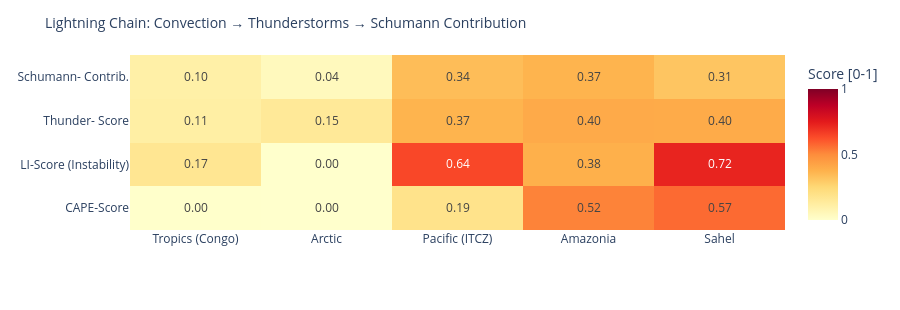

The notebook cell this image was saved under:
### Code cell
# ============================================================
# LIGHTNING CHAIN: Convection → Thunderstorms → Schumann
# Shows the causal chain per measurement point as heatmap
# ============================================================

def cape_score(v):
    """CAPE → normalized score [0,1]"""
    if v is None or pd.isna(v): return 0.0
    return min(1.0, float(v) / 3000)

def li_score(v):
    """Lifted Index: negative = unstable → score [0,1]"""
    if v is None or pd.isna(v): return 0.3
    return min(1.0, max(0.0, (-float(v) + 6) / 12))

def cloud_score(v):
    if v is None or pd.isna(v): return 0.3
    return float(v) / 100

def thunder_score(row):
    """Kombinierter Gewitterwahrscheinlichkeits-Score
    CAPE + LI + Bedeckung + WMO-Gewitter + konvektiver Niederschlag (showers)
    Hinweis: X-Ray und Kp sind kein Bestandteil – nur geomagn./solarer Kontext.
    """
    cs = cape_score(row.get('cape'))
    ls = li_score(row.get('li'))
    cl = cloud_score(row.get('cloud'))
    t  = 1.0 if row.get('thunderstorm') else 0.0
    # Convective precipitation (showers) as additional indicator
    sh = min(1.0, (row.get('showers') or 0) / 5.0)
    return round(cs * 0.30 + ls * 0.25 + cl * 0.15 + t * 0.20 + sh * 0.10, 3)

def schumann_contribution(t_score, lat):
    """Schumann contribution: higher in tropics (±30°), scaled by thunderstorm score"""
    lat_weight = max(0.3, 1.0 - abs(lat) / 60)
    return round(t_score * lat_weight, 3)

df_atm['cape_score']   = df_atm.apply(lambda r: cape_score(r['cape']), axis=1)
df_atm['li_score']     = df_atm.apply(lambda r: li_score(r['li']),    axis=1)
df_atm['thunder_score']= df_atm.apply(lambda r: thunder_score(r.to_dict()), axis=1)
df_atm['schumann_contribution'] = df_atm.apply(
    lambda r: schumann_contribution(r['thunder_score'], r['lat']), axis=1)

metrics = ['cape_score', 'li_score', 'thunder_score', 'schumann_contribution']
labels  = ['CAPE-Score', 'LI-Score\n(Instability)', 'Thunder-\nScore', 'Schumann-\nContrib.']
z_data  = [df_atm[m].tolist() for m in metrics]

fig = go.Figure(go.Heatmap(
    z=z_data,
    x=df_atm['point'].tolist(),
    y=labels,
    colorscale='YlOrRd',
    zmin=0, zmax=1,
    text=[[f'{v:.2f}' for v in row] for row in z_data],
    texttemplate='%{text}', textfont=dict(size=12),
    colorbar=dict(title='Score [0-1]')
))
fig.update_layout(
    title=dict(text='Lightning Chain: Convection → Thunderstorms → Schumann Contribution', font=dict(size=14)),
    height=310,
    plot_bgcolor='rgba(0,0,0,0)', paper_bgcolor='rgba(0,0,0,0)',
    margin=dict(l=130, r=80, t=55, b=80)
)
fig.show()

### Figure 1 — Plotly figure (JSON) as saved in the notebook; plotly's stock layout.template omitted (floating-point values rounded to 4 significant figures)
{"data": [{"colorbar": {"title": {"text": "Score [0-1]"}}, "colorscale": [[0.0, "rgb(255,255,204)"], [0.125, "rgb(255,237,160)"], [0.25, "rgb(254,217,118)"], [0.375, "rgb(254,178,76)"], [0.5, "rgb(253,141,60)"], [0.625, "rgb(252,78,42)"], [0.75, "rgb(227,26,28)"], [0.875, "rgb(189,0,38)"], [1.0, "rgb(128,0,38)"]], "text": [["0.00", "0.00", "0.19", "0.52", "0.57"], ["0.17", "0.00", "0.64", "0.38", "0.72"], ["0.11", "0.15", "0.37", "0.40", "0.40"], ["0.10", "0.04", "0.34", "0.37", "0.31"]], "textfont": {"size": 12}, "texttemplate": "%{text}", "type": "heatmap", "x": ["Tropics (Congo)", "Arctic", "Pacific (ITCZ)", "Amazonia", "Sahel"], "y": ["CAPE-Score", "LI-Score\n(Instability)", "Thunder-\nScore", "Schumann-\nContrib."], "z": [[0.003333, 0.0, 0.1867, 0.52, 0.57], [0.1667, 0.0, 0.6417, 0.3833, 0.725], [0.113, 0.148, 0.37, 0.402, 0.399], [0.105, 0.044, 0.339, 0.368, 0.313]], "zmax": 1, "zmin": 0}], "layout": {"height": 310, "margin": {"b": 80, "l": 130, "r": 80, "t": 55}, "paper_bgcolor": "rgba(0,0,0,0)", "plot_bgcolor": "rgba(0,0,0,0)", "title": {"font": {"size": 14}, "text": "Lightning Chain: Convection → Thunderstorms → Schumann Contribution"}}}
